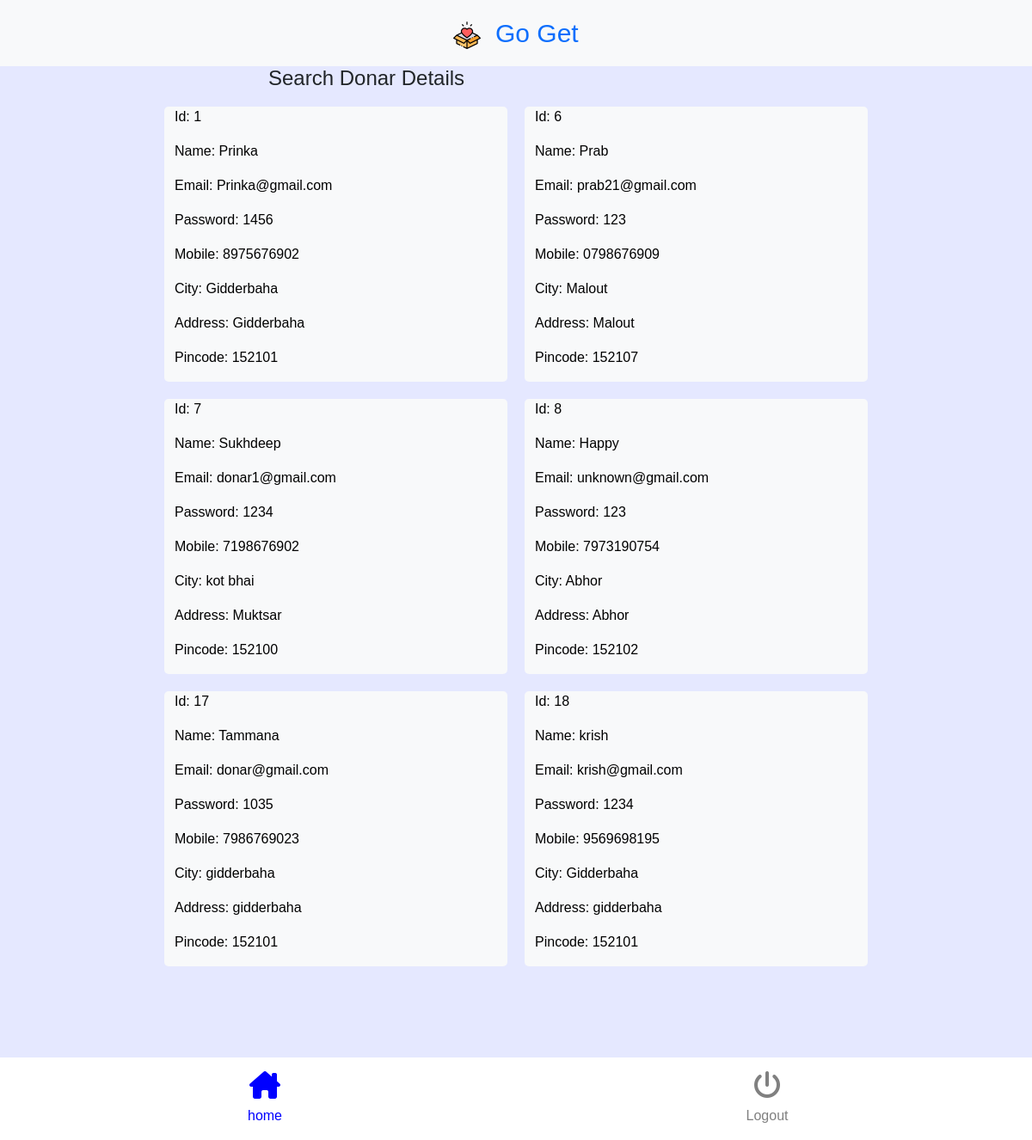
Screenshot of /donar_details.php with the database file from the repository.
### tables this page shows
CREATE TABLE `donar` (
  `id` int(11) NOT NULL,
  `name` varchar(100) NOT NULL,
  `email` varchar(100) NOT NULL,
  `password` varchar(50) NOT NULL,
  `mobile` text NOT NULL,
  `city` varchar(100) NOT NULL,
  `address` varchar(100) NOT NULL,
  `pincode` text NOT NULL,
  `curdate` date NOT NULL
);

### donar_details.php (the view, shortened to what this page needs)
<?php
include "connection.php";
?>
<html>
    <head>
        <link rel="stylesheet" href="css/bootstrap.min.css"/>
        <link rel="stylesheet" href="css/bootstrap-grid.min.css"/>
        <link rel="stylesheet" href="homestyle.css" />
        <link rel="stylesheet" href="https://cdnjs.cloudflare.com/ajax/libs/font-awesome/6.5.2/css/all.min.css" />
    </head>
    <body id="body2">
        <div class="container-fluid">
            <div class="row text-center justify-content-center bg-light p-3">
                <div class="col-lg-6 column1">
                <a href="admin_home.php">  <img src="images/logo-small.jpg" />&nbsp;&nbsp;</a><a href="admin_home.php">Go Get</a>
                </div>
            </div>
            <div class="row justify-content-center">
                <div class="col-lg-6">
                    <h4>Search Donar Details</h4>
                </div>
            </div>
            <div class="container">
                    <div class="row justify-content-center">
                    <?php
$query="select * from donar ";
$res=mysqli_query($con,$query);
while($row=mysqli_fetch_array($res))
{
?>
                        <div class="col-lg-4 bg-light  test3">
                        <p>Id: <?php echo $row['id'] ?></p>
        <p>Name: <?php echo $row['name'] ?> </p>
        <p>Email: <?php echo $row['email'] ?></p>
        <p>Password: <?php echo $row['password'] ?></p>
        <p>Mobile: <?php echo $row['mobile'] ?></p>
        <p>City: <?php echo $row['city'] ?></p>
        <p>Address: <?php echo $row['address'] ?></p>
        <p>Pincode: <?php echo $row['pincode'] ?></p>
                        </div>
                        <?php } ?>
                        </div>
</div>
<br/>
<br/>
            <div class="row bg-white p-3 mt-5 ">
                <div class="col-lg-6 text-center">
                <a href="admin_home.php"> <h2> <i class="fa-solid fa-house-chimney" id="i2"></i></h2></a>
                  <a href="admin_home.php" id="tall2">home</a>
                </div>
                <div class="col-lg-6 text-center">
                <a href="index.php">  <h2><i class="fa-solid fa-power-off" id="i3"></i></h2></a>
                    <a href="index.php" id="tall3">Logout</a>
                </div>
            </div>
        </div>
    </body>
</html>

### homestyle.css (style rules this page uses)
body { font-family: "Montserrat", sans-serif; font-optical-sizing: auto; font-weight: weight; font-style: normal; }
.column1 { color:blue; }
.column1 a { text-decoration: none; font-size:30px; }
#body2 { background-color: #e5e8ff; }
#i2 { color:blue; }
#tall2 { text-decoration: none; color:blue; }
#tall3 { color:grey; text-decoration: none; }
#i3 { color:grey; }
.test3 { margin:10px; color:black; width:35%; border-radius: 5px; }
* { margin: 0; padding: 0; box-sizing: border-box; }
:root { --progress-bar-width: 200px; --progress-bar-height: 200px; --font-size: 2rem; }

### rows the page displays
donar: id "1", name "Prinka", email "Prinka@gmail.com", password "1456", mobile "8975676902", city "Gidderbaha", address "Gidderbaha", pincode "152101"
donar: id "6", name "Prab", email "prab21@gmail.com", password "123", mobile "0798676909", city "Malout", address "Malout", pincode "152107"
donar: id "7", name "Sukhdeep", email "donar1@gmail.com", password "1234", mobile "7198676902", city "kot bhai", address "Muktsar", pincode "152100"
donar: id "8", name "Happy", email "unknown@gmail.com", password "123", mobile "7973190754", city "Abhor", address "Abhor", pincode "152102"
donar: id "17", name "Tammana", email "donar@gmail.com", password "1035", mobile "7986769023", city "gidderbaha", address "gidderbaha", pincode "152101"
donar: id "18", name "krish", email "krish@gmail.com", password "1234", mobile "9569698195", city "Gidderbaha", address "gidderbaha", pincode "152101"
